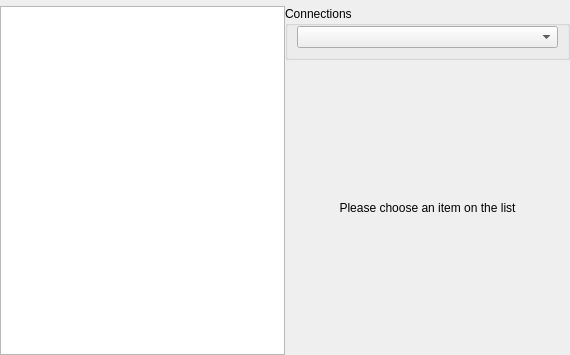
<?xml version="1.0" encoding="UTF-8"?>
<ui version="4.0">
 <class>PageDestinations</class>
 <widget class="QWidget" name="PageDestinations">
  <property name="geometry">
   <rect>
    <x>0</x>
    <y>0</y>
    <width>570</width>
    <height>355</height>
   </rect>
  </property>
  <property name="sizePolicy">
   <sizepolicy hsizetype="Ignored" vsizetype="Preferred">
    <horstretch>0</horstretch>
    <verstretch>0</verstretch>
   </sizepolicy>
  </property>
  <layout class="QGridLayout" name="gridLayout">
   <property name="horizontalSpacing">
    <number>0</number>
   </property>
   <property name="margin">
    <number>0</number>
   </property>
   <item row="1" column="0">
    <widget class="QTreeView" name="devicesTV">
     <property name="sizePolicy">
      <sizepolicy hsizetype="MinimumExpanding" vsizetype="Expanding">
       <horstretch>0</horstretch>
       <verstretch>0</verstretch>
      </sizepolicy>
     </property>
     <property name="editTriggers">
      <set>QAbstractItemView::NoEditTriggers</set>
     </property>
     <property name="rootIsDecorated">
      <bool>false</bool>
     </property>
     <property name="itemsExpandable">
      <bool>false</bool>
     </property>
     <property name="animated">
      <bool>true</bool>
     </property>
     <property name="expandsOnDoubleClick">
      <bool>false</bool>
     </property>
     <attribute name="headerVisible">
      <bool>false</bool>
     </attribute>
    </widget>
   </item>
   <item row="1" column="1">
    <layout class="QVBoxLayout" name="verticalLayout">
     <property name="spacing">
      <number>0</number>
     </property>
     <item>
      <widget class="QGroupBox" name="connectionsGB">
       <property name="title">
        <string>Connections</string>
       </property>
       <layout class="QGridLayout" name="gridLayout_3">
        <property name="topMargin">
         <number>0</number>
        </property>
        <property name="verticalSpacing">
         <number>0</number>
        </property>
        <item row="0" column="0">
         <widget class="QComboBox" name="connectionsCB">
          <property name="sizePolicy">
           <sizepolicy hsizetype="MinimumExpanding" vsizetype="Fixed">
            <horstretch>0</horstretch>
            <verstretch>0</verstretch>
           </sizepolicy>
          </property>
         </widget>
        </item>
       </layout>
      </widget>
     </item>
     <item>
      <widget class="QStackedWidget" name="stackedWidget">
       <property name="sizePolicy">
        <sizepolicy hsizetype="Expanding" vsizetype="Preferred">
         <horstretch>0</horstretch>
         <verstretch>0</verstretch>
        </sizepolicy>
       </property>
       <widget class="QWidget" name="page">
        <layout class="QGridLayout" name="gridLayout_2">
         <item row="0" column="0">
          <widget class="QLabel" name="label">
           <property name="text">
            <string>Please choose an item on the list</string>
           </property>
           <property name="alignment">
            <set>Qt::AlignCenter</set>
           </property>
          </widget>
         </item>
        </layout>
       </widget>
      </widget>
     </item>
    </layout>
   </item>
   <item row="0" column="0" colspan="2">
    <widget class="KMessageWidget" name="messageWidget" native="true"/>
   </item>
  </layout>
 </widget>
 <customwidgets>
  <customwidget>
   <class>KMessageWidget</class>
   <extends>QWidget</extends>
   <header location="global">kmessagewidget.h</header>
   <container>1</container>
  </customwidget>
 </customwidgets>
 <resources/>
 <connections/>
</ui>
